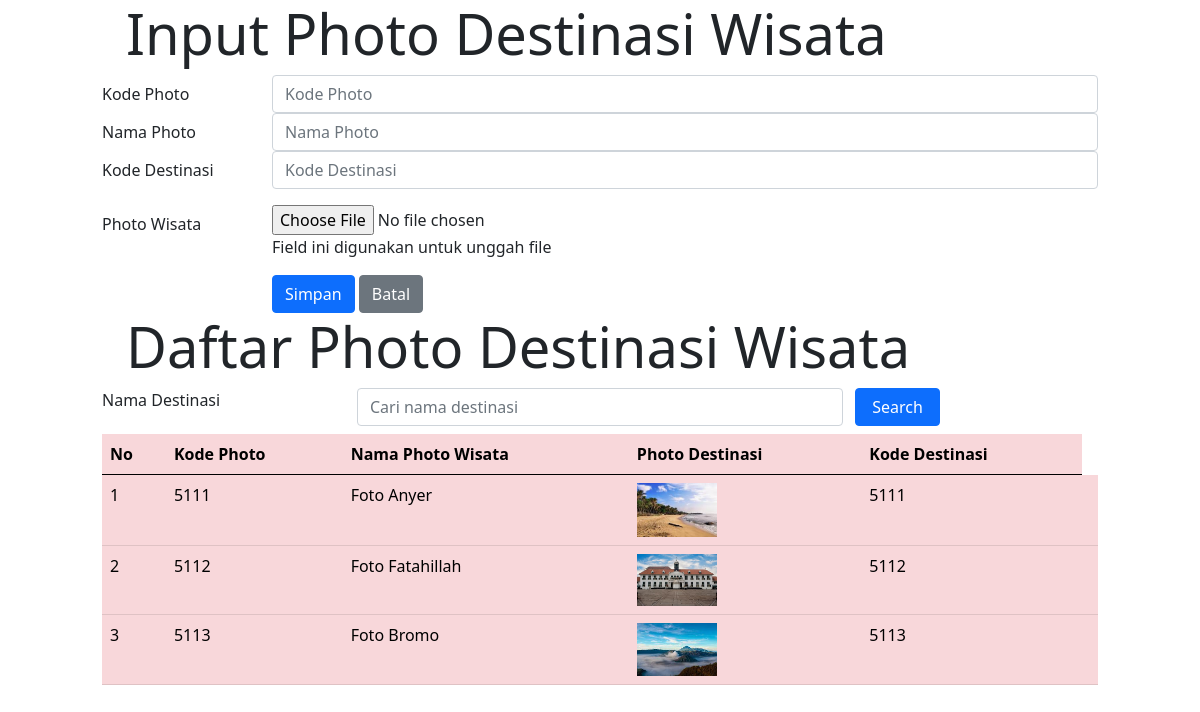
The page /ADMIN/fotofreestyle.php on the database its author committed.
### tables this page shows
CREATE TABLE `fotodestinasi` (
  `fotodestinasiKODE` char(4) NOT NULL,
  `fotodestinasiNAMA` char(120) NOT NULL,
  `fotodestinasiFILE` char(120) NOT NULL,
  `destinasiKODE` char(4) NOT NULL
);

### ADMIN/fotofreestyle.php (the view, shortened to what this page needs)
<!DOCTYPE html>
<html lang="en">
<head>
   <link rel="stylesheet" type="text/css" href="https://cdnjs.cloudflare.com/ajax/libs/select2/4.0.3/css/select2.min.css">
 <link rel="stylesheet" type="text/css" href="css/bootstrap.min.css">
</head>
<?php
 include "include/config.php";
?>
<body>
<div class="row">
<div class="col-sm-1"></div>
<div class="col-sm-10">
 <div class="jumbotron jumbotron-fluid">
  <div class="container">
   <h1 class="display-4">Input Photo Destinasi Wisata</h1>
  </div>
 </div>
 <form method="POST" enctype="multipart/form-data">
  <div class="form-group row">
   <label for="kodefoto" class="col-sm-2 col-form-label">Kode Photo</label>
   <div class="col-sm-10">
    <input type="text" class="form-control" id="kodefoto" name="inputkode" placeholder="Kode Photo" maxlength="4">
   </div>
  </div>
  <div class="form-group row">
   <label for="namafoto" class="col-sm-2 col-form-label">Nama Photo</label>
   <div class="col-sm-10">
    <input type="text" class="form-control" id="namafoto" name="inputnama" placeholder="Nama Photo">
   </div>
  </div>
  <div class="mb-3 row">
    <label for="kodedestinasi" class="col-sm-2 col-form-label">Kode Destinasi</label>
    <div class="col-sm-10">
      <input type="text" class="form-control" name="kodedestinasi" id="kodedestinasi" maxlength="4" placeholder="Kode Destinasi">
    </div>
  </div>
  <div class="form-group row">
   <label for="file" class="col-sm-2 col-form-label">Photo Wisata</label>
   <div class="col-sm-10">
    <input type="file" id="file" name="file">
    <p class="help-block">Field ini digunakan untuk unggah file</p>
   </div>
  </div>
  <div class="form-group row">
   <div class="col-sm-2"></div>
   <div class="col-sm-10">
    <input type="submit" name="Simpan" class="btn btn-primary" value="Simpan">
    <input type="submit" name="Batal" class="btn btn-secondary" value="Batal">
   </div>
  </div>
 </form>
</div>
<div class="col-sm-1"></div>
</div>
<div class="row">
 <div class="col-sm-1"></div>
 <div class="col-sm-10">
  <div class="jumbotron jumbotron-fluid">
   <div class="container">
    <h1 class="display-4">Daftar Photo Destinasi Wisata</h1>
   </div>
  </div>
 <table class="table table-hover table-danger">
  <thead class="thead-dark">
   <tr>
    <th>No</th>
    <th>Kode Photo</th>
    <th>Nama Photo Wisata</th>
    <th>Photo Destinasi</th>
    <th>Kode Destinasi</th>
   </tr>
  </thead>
  <tbody>
   <?php $query = mysqli_query($connection, "select * from fotodestinasi");
   $nomor = 1;
   while ($row = mysqli_fetch_array($query))
   { ?>
    <tr>
     <td><?php echo $nomor;?></td>
     <td><?php echo $row['fotodestinasiKODE'];?></td>
     <td><?php echo $row['fotodestinasiNAMA'];?></td>
     <td>
      <?php if(is_file("images/".$row['fotodestinasiFILE']))
      { ?>
       <img src="images/<?php echo $row['fotodestinasiFILE']?>" width="80">
      <?php } else
       echo "<img src='images/noimage.png' width='80'>"
      ?>
     </td>
     <td><?php echo $row['destinasiKODE'];?></td>
     <td width="5px">
                        </td>
    </tr>
   <?php $nomor = $nomor + 1;?>
   <?php } ?>
   <form method="POST">
                <div class="form-group row mb-2">
                    <label for="search" class="col-sm-3">Nama Destinasi</label>
                    <div class="col-sm-6">
                        <input type="text" name="search" class="form-control" id="search"
                        value="<?php if(isset($_POST["search"])) {echo $_POST["search"];}?>"
                        placeholder="Cari nama destinasi";>
                    </div>
                    <input type="submit" name="kirim" class="col-sm-1 btn btn-primary" value="Search">
                </div>
            </form>
  </tbody>
 </table>
 </div>
 <div class="col-sm-1"></div>
</div>
</body>
</html>

### rows shown on the page
fotodestinasi: fotodestinasiKODE "5111", fotodestinasiNAMA "Foto Anyer", fotodestinasiFILE (picture), destinasiKODE "5111"
fotodestinasi: fotodestinasiKODE "5112", fotodestinasiNAMA "Foto Fatahillah", fotodestinasiFILE (picture), destinasiKODE "5112"
fotodestinasi: fotodestinasiKODE "5113", fotodestinasiNAMA "Foto Bromo", fotodestinasiFILE (picture), destinasiKODE "5113"
